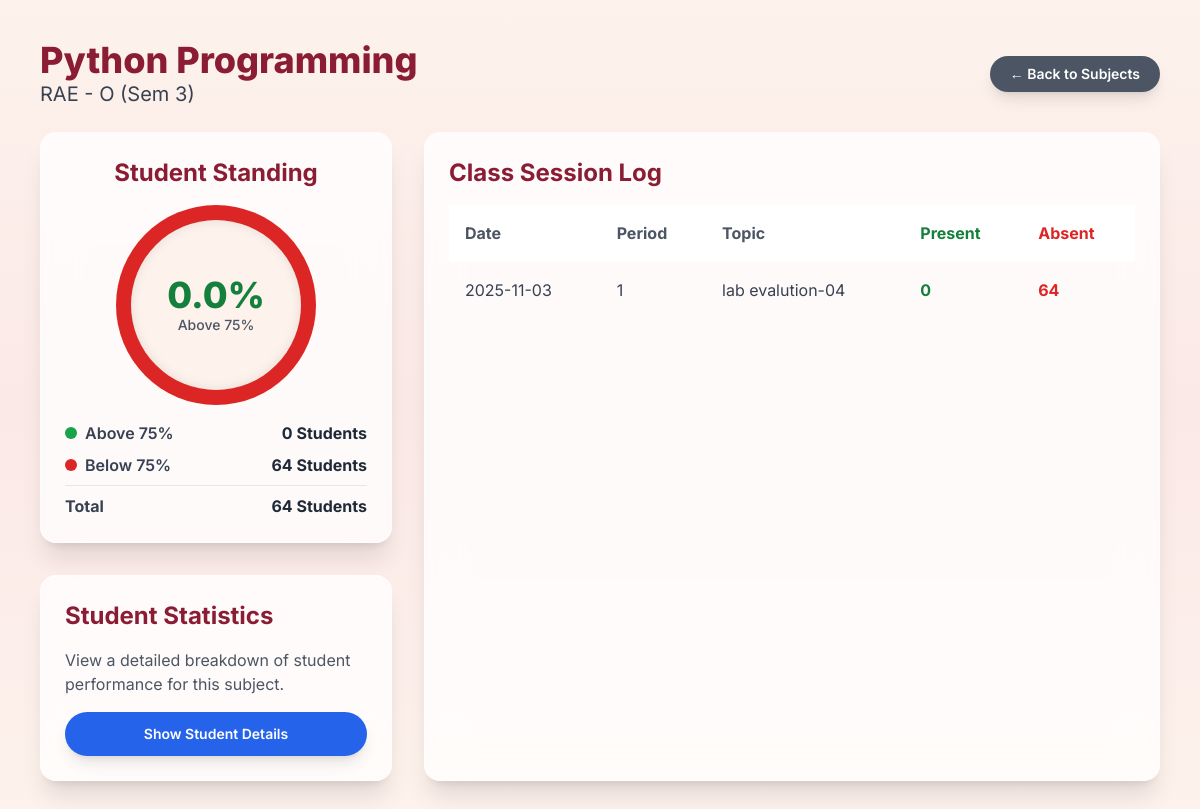
Screenshot of /advisor/subject/2 (signed in) with the database file from the repository.
### app.py (models this page shows)
class Class(db.Model):
    id = db.Column(db.Integer, primary_key=True)
    branch = db.Column(db.String(80), nullable=False)
    section = db.Column(db.String(10), nullable=False)
    sem = db.Column(db.Integer, nullable=False)
    strength = db.Column(db.Integer, nullable=False)
    subject_code = db.Column(db.String(20), nullable=False)
    subject_title = db.Column(db.String(120), nullable=False)
    teacher_id = db.Column(db.Integer, db.ForeignKey('teacher.id'), nullable=False)
    students = db.relationship('Student', backref='class_obj', lazy=True, cascade="all, delete-orphan")
    reports = db.relationship('AttendanceReport', backref='class_obj', lazy=True, cascade="all, delete-orphan")

class AttendanceReport(db.Model):
    id = db.Column(db.Integer, primary_key=True)
    date = db.Column(db.DateTime, nullable=False, default=lambda: datetime.now(UTC))
    status = db.Column(db.String(20), nullable=False)
    class_id = db.Column(db.Integer, db.ForeignKey('class.id'), nullable=False)
    student_id = db.Column(db.Integer, db.ForeignKey('student.id'), nullable=False)
    teacher_id = db.Column(db.Integer, db.ForeignKey('teacher.id'), nullable=False)
    period = db.Column(db.String(20), nullable=True)
    topic = db.Column(db.String(200), nullable=True)

### app.py (the view)
@app.route('/advisor/subject/<int:subject_id>')
@login_required
def advisor_subject_detail(subject_id):
    if session.get('user_role') != 'advisor':
        return redirect(url_for('index'))
    subject = db.session.get(Class, subject_id)
    if not subject or subject not in current_user.advised_classes:
        flash('Subject not found or you do not have permission to view it.', 'error')
        return redirect(url_for('advisor_dashboard'))
    session_log_query = db.session.query(
        AttendanceReport.date,
        AttendanceReport.period,
        AttendanceReport.topic,
        func.count(AttendanceReport.id).label('total_students'),
        func.sum(case((AttendanceReport.status.ilike('present%'), 1), else_=0)).label('present_students')
    ).filter(
        AttendanceReport.class_id == subject_id
    ).group_by(
        func.date(AttendanceReport.date),
        AttendanceReport.period,
        AttendanceReport.topic
    ).order_by(
        AttendanceReport.date.desc()
    ).all()
    session_log = []
    for log in session_log_query:
        session_log.append({
            'date': log.date.strftime('%Y-%m-%d'),
            'period': log.period,
            'topic': log.topic,
            'present': log.present_students if log.present_students is not None else 0,
            'absent': (log.total_students - log.present_students) if log.present_students is not None else log.total_students
        })
    students_query = Student.query.join(
        Class, Student.class_id == Class.id
    ).filter(
        Class.branch == subject.branch,
        Class.section == subject.section,
        Class.sem == subject.sem
    ).distinct(Student.id).all()
    above_75_count = 0
    below_75_count = 0
    for student in students_query:
        stats = _calculate_attendance(student.id, subject_id)
        if stats['percentage'] >= 75:
            above_75_count += 1
        else:
            below_75_count += 1
    total_students = above_75_count + below_75_count
    percent_above_75 = (above_75_count / total_students * 100) if total_students > 0 else 0
    percent_below_75 = 100 - percent_above_75
    group_key = f"{subject.branch}-{subject.section}-{subject.sem}"
    return render_template(
        'advisor_subject_detail.html',
        subject=subject,
        session_log=session_log,
        percent_above_75=percent_above_75,
        percent_below_75=percent_below_75,
        above_75_count=above_75_count,
        below_75_count=below_75_count,
        total_students=total_students,
        group_key=group_key
    )

### app.py (called while the page is built)
@login_manager.user_loader
def load_user(user_id):
    role = session.get('user_role')
    if role == 'teacher': return db.session.get(Teacher, int(user_id))
    elif role == 'student': return db.session.get(Student, int(user_id))
    elif role == 'advisor': return db.session.get(ClassAdvisor, int(user_id))
    return None

### templates/advisor_subject_detail.html (shortened to what this page needs)
<!DOCTYPE html>
<html lang="en">
<head>
    <script src="https://cdn.tailwindcss.com"></script>
</head>
<body class="p-4 md:p-10 text-gray-800">
    <div class="app-container max-w-6xl mx-auto">
        <header class="flex justify-between items-center mb-6">
            <div>
                <h1 class="text-4xl font-extrabold text-[#8A1C33]">{{ subject.subject_title }}</h1>
                <p class="text-xl text-gray-700">{{ subject.branch }} - {{ subject.section }} (Sem {{ subject.sem }})</p>
            </div>
            <a href="{{ url_for('advisor_group_detail', group_key=group_key) }}" class="btn-animate bg-gray-600 text-white text-sm font-semibold px-5 py-2 rounded-full shadow-lg hover:bg-gray-700">
                ← Back to Subjects
            </a>
        </header>
        <div class="grid grid-cols-1 lg:grid-cols-3 gap-8">
            <div class="lg:col-span-1 space-y-8">
                <div class="glass-card rounded-2xl shadow-xl p-6 text-center">
                    <h2 class="text-2xl font-bold text-[#8A1C33] mb-4">Student Standing</h2>
                    <div class="flex justify-center my-4">
                        <div class="pie-container">
                            <div class="pie-text">
                                <span class="text-4xl font-extrabold text-green-700">{{ "%.1f"|format(percent_above_75) }}%</span>
                                <span class="block text-sm font-medium text-gray-600">Above 75%</span>
                            </div>
                        </div>
                    </div>
                    <div class="space-y-2 text-left">
                        <div class="flex justify-between items-center">
                            <span class="flex items-center">
                                <span class="w-3 h-3 rounded-full bg-green-600 mr-2"></span>
                                <span class="font-semibold text-gray-700">Above 75%</span>
                            </span>
                            <span class="font-bold text-gray-800">{{ above_75_count }} Students</span>
                        </div>
                        <div class="flex justify-between items-center">
                            <span class="flex items-center">
                                <span class="w-3 h-3 rounded-full bg-red-600 mr-2"></span>
                                <span class="font-semibold text-gray-700">Below 75%</span>
                            </span>
                            <span class="font-bold text-gray-800">{{ below_75_count }} Students</span>
                        </div>
                         <div class="flex justify-between items-center border-t pt-2 mt-2">
                            <span class="font-bold text-gray-700">Total</span>
                            <span class="font-bold text-gray-800">{{ total_students }} Students</span>
                        </div>
                    </div>
                </div>
                <div class="glass-card rounded-2xl shadow-xl p-6">
                    <h2 class="text-2xl font-bold text-[#8A1C33] mb-4">Student Statistics</h2>
                    <p class="text-gray-600 mb-4">View a detailed breakdown of student performance for this subject.</p>
                    <a href="{{ url_for('advisor_subject_stats', subject_id=subject.id) }}" class="btn-animate bg-blue-600 text-white text-sm font-semibold px-5 py-3 rounded-full shadow-lg hover:bg-blue-700 w-full text-center inline-block">
                        Show Student Details
                    </a>
                </div>
            </div>
            <div class="lg:col-span-2 glass-card rounded-2xl shadow-xl p-6">
                <h2 class="text-2xl font-bold text-[#8A1C33] mb-4">Class Session Log</h2>
                <div class="overflow-x-auto max-h-[600px] overflow-y-auto table-sticky">
                    <table class="w-full text-left">
                        <thead>
                            <tr class="text-gray-600 border-b border-white/50">
                                <th class="p-4">Date</th>
                                <th class="p-4">Period</th>
                                <th class="p-4">Topic</th>
                                <th class="p-4 text-green-700">Present</th>
                                <th class="p-4 text-red-600">Absent</th>
                            </tr>
                        </thead>
                        <tbody class="divide-y divide-white/30">
                            {% for log in session_log %}
                            <tr>
                                <td class="p-4 text-gray-700">{{ log.date }}</td>
                                <td class="p-4 text-gray-700">{{ log.period }}</td>
                                <td class="p-4 text-gray-700">{{ log.topic }}</td>
                                <td class="p-4 font-bold text-green-700">{{ log.present }}</td>
                                <td class="p-4 font-bold text-red-600">{{ log.absent }}</td>
                            </tr>
                            {% endfor %}
                        </tbody>
                    </table>
                </div>
            </div>
        </div>
    </div>
</body>
</html>

### rows the page displays
Class: subject_title "Python Programming", branch "RAE", section "O", sem "3"
AttendanceReport: date "2025-11-03", period "1", topic "lab evalution-04", present "0", absent "64"

### other values shown
{{ "%.1f"|format(percent_above_75) }} "0.0"
{{ above_75_count }} "0"
{{ below_75_count }} "64"
{{ total_students }} "64"
